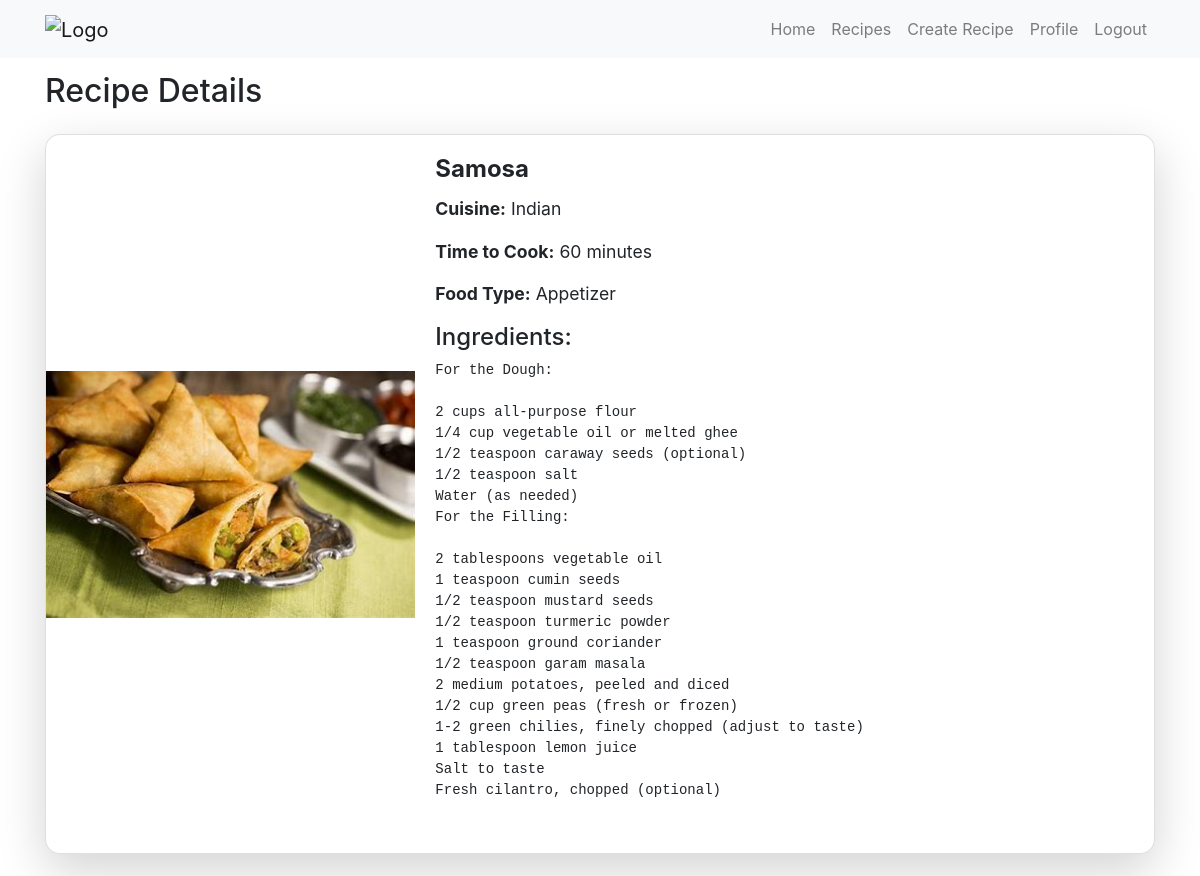
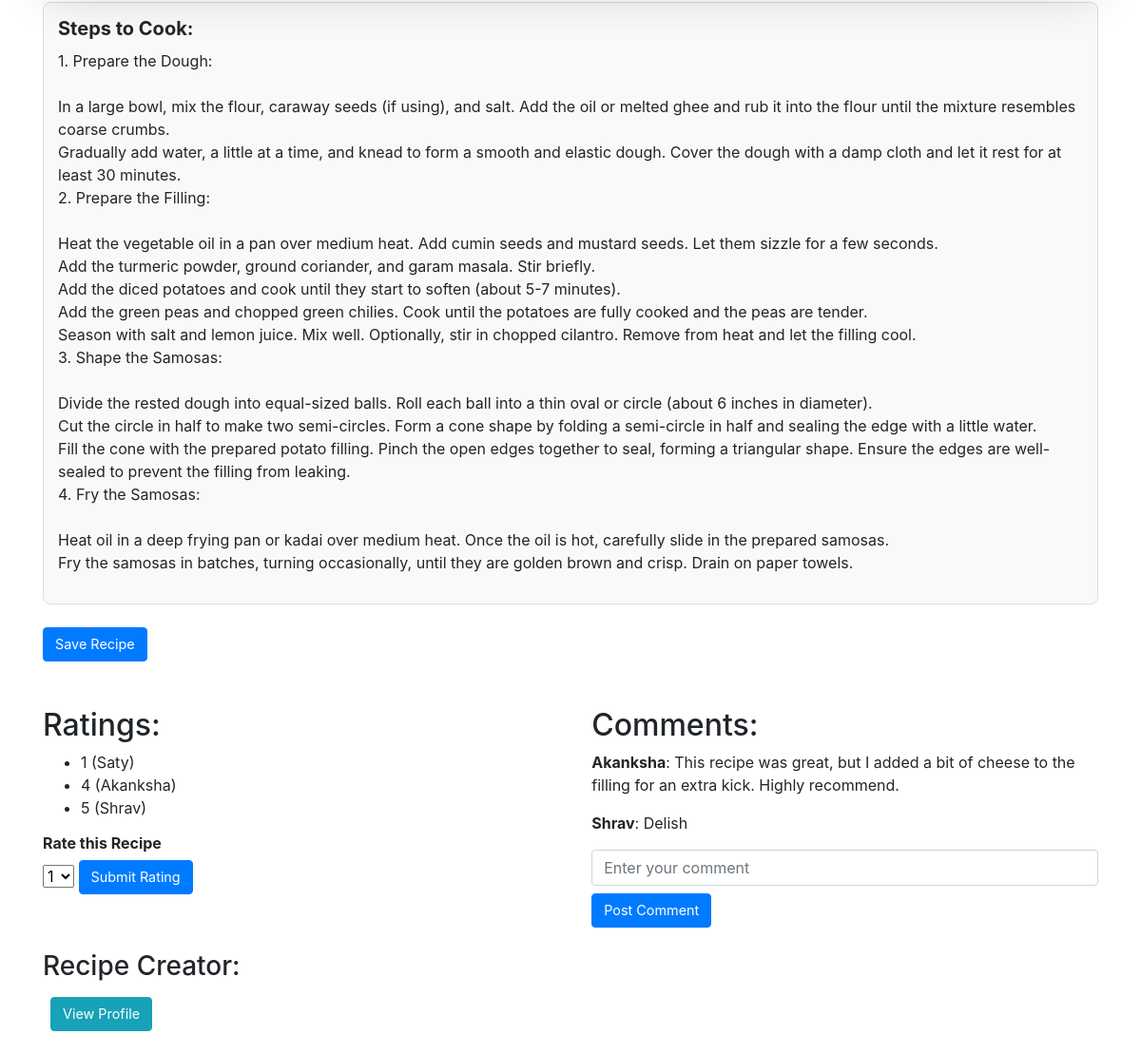
Screenshot of /recipe/recipe-detail/41 (signed in) with the database file from the repository (2 pictures, top to bottom).
### recipe/models.py (models this page shows, shortened)
class RecipeModel(models.Model):
    chef = models.ForeignKey(get_user_model(),on_delete=models.CASCADE,related_name="RecipeModel_chef",null=True,blank=True)
    recipe_name = models.CharField(max_length=200)
    picture = models.ImageField(upload_to='recipes/',blank=True,null=True)
    cuisine = models.CharField(max_length=100, default='Unknown')
    time_to_cook = models.CharField(max_length=100,default=0)
    food_type = models.CharField(max_length=100,default='Unknown')
    description = models.TextField()
    ingredients = models.TextField(blank=True, null=True)
    updated_at = models.DateTimeField(auto_now=True)
    created_at = models.DateTimeField(auto_now_add=True, editable=False)

class RatingModel(models.Model):
    user = models.ForeignKey(get_user_model(), on_delete=models.CASCADE, related_name="RatingModel_user", null=True)
    recipe = models.ForeignKey('RecipeModel', on_delete=models.CASCADE, related_name="RatingModel_recipe", null=True)
    score = models.PositiveIntegerField()
    updated_at = models.DateTimeField(auto_now=True)
    created_at = models.DateTimeField(auto_now_add=True, editable=False)

class CommentModel(models.Model):
    user = models.ForeignKey(get_user_model(), on_delete=models.CASCADE, related_name="CommentModel_user", null=True)
    recipe = models.ForeignKey('RecipeModel', on_delete=models.CASCADE, related_name="comments", null=True)
    comment = models.CharField(max_length=200, null=True, blank=True)
    updated_at = models.DateTimeField(auto_now=True)
    created_at = models.DateTimeField(auto_now_add=True, editable=False)

### recipe/views.py (the view, shortened to what this page needs)
# urls.py: path('recipe-detail/<int:id>',recipe_detail, name='recipe_detail'),
@login_required
def recipe_detail(request, id):
    recipe = get_object_or_404(RecipeModel, id=id)
    creator_username = recipe.chef.username if recipe.chef else None
    user_profile = get_object_or_404(UserProfileModel, user=request.user)
    is_saved = user_profile.saved_recipes.filter(id=id).exists()
    comments = recipe.comments.all()
    ratings = recipe.RatingModel_recipe.all()
    context = {
        'recipe': recipe,
        'creator_username': creator_username,
        'current_user': request.user,
        'is_saved': is_saved,
        'comments': comments,
        'ratings': ratings,
    }
    return render(request, 'recipe_detail.html', context)

### recipe/templates/recipe_detail.html (shortened to what this page needs)
{% extends "base.html" %}
{% block body %}
{% include "navbar.html" %}
<div class="container mt-5 pt-4">
    <h2 class="mb-4">Recipe Details</h2>
    <div class="card mb-4 shadow-lg">
        <div class="row g-0">
            <div class="col-md-4 d-flex justify-content-center align-items-center">
                <img src="{{ recipe.picture.url }}" class="img-fluid rounded-start" style="max-height: 300px; object-fit: cover;" alt="{{ recipe.recipe_name }}">
            </div>
            <div class="col-md-8">
                <div class="card-body">
                    <h3 class="card-title">{{ recipe.recipe_name }}</h3>
                    <p class="card-text"><strong>Cuisine:</strong> {{ recipe.cuisine }}</p>
                    <p class="card-text"><strong>Time to Cook:</strong> {{ recipe.time_to_cook }} minutes</p>
                    <p class="card-text"><strong>Food Type:</strong> {{ recipe.food_type }}</p>
                    <div class="mb-3">
                        <h4>Ingredients:</h4>
                        <pre>{{ recipe.ingredients }}</pre>
                    </div>
                </div>
            </div>
        </div>
    </div>
    <div class="steps-box mb-4">
        <h4>Steps to Cook:</h4>
        <p class="steps-text">{{ recipe.description }}</p>
    </div>
    <div class="d-flex justify-content-between align-items-center mb-3">
        <form method="post" action="{% url 'saved_recipes_view' %}" class="d-inline">
            {% if is_saved %}
                <button type="submit" class="btn btn-danger">Unsave Recipe</button>
            {% else %}
                <button type="submit" class="btn btn-primary">Save Recipe</button>
            {% endif %}
        </form>
    </div>
    <div class="ratings-comments mb-4 mt-5">
        <div class="ratings">
            <h2>Ratings:</h2>
            {% if ratings %}
            <ul>
                {% for rating in ratings %}
                    <li>{{ rating.score }} ({{ rating.user.username }})</li>
                {% endfor %}
            </ul>
        {% else %}
            <p>No ratings yet.</p>
        {% endif %}
            {% if request.user.is_authenticated %}
                {% if request.user != recipe.chef %}
                    <form method="post" class="mt-3">
                        <h3 class="rating-title">Rate this Recipe</h3>
                        <select name="score" class="form-select mb-2">
                            <option value="1">1</option>
                        </select>
                        <button type="submit" name="rating" class="btn btn-primary">Submit Rating</button>
                    </form>
                {% endif %}
            {% else %}
                <p class="alert alert-info">You need to be logged in to rate this recipe.</p>
            {% endif %}
        </div>
        <div class="comments">
            <h2>Comments:</h2>
            {% if comments %}
                {% for comment in comments %}
                <div class="comment-item">
                    <p><strong>{{ comment.user.username }}</strong>: {{ comment.comment }}</p>
                </div>
                {% endfor %}
            {% else %}
            <p>No comments yet.</p>
            {% endif %}
            {% if request.user.is_authenticated %}
                {% if request.user != recipe.chef %}
                    <form method="post" action="{% url 'post_comment' recipe.id %}" class="mt-3">
                        <input type="text" name="comment_content" placeholder="Enter your comment" required class="form-control mb-2">
                        <button type="submit" class="btn btn-primary">Post Comment</button>
                    </form>
                {% endif %}
            {% else %}
                <p class="alert alert-info">You need to be logged in to comment on this recipe.</p>
            {% endif %}
        </div>
    </div>
    {% if creator_username %}
    <div class="mt-4">
        <h3>Recipe Creator:</h3>
        <p>
            <a href="{% url 'profile_view' username=creator_username %}" class="btn btn-info">
                View Profile
            </a>
        </p>
    </div>
    {% endif %}
</div>
{% endblock %}

### recipe/templates/recipe_detail.html (style rules this page uses)
.card { border-radius: 15px; }
.card-title { font-size: 1.5rem; font-weight: bold; }
.card-text { font-size: 1.1rem; }
.btn { font-size: 0.9rem; }
.btn-danger, .btn-success, .btn-info, .btn-warning { margin: 0.5rem; }
.steps-box { border: 1px solid #ddd; padding: 15px; border-radius: 8px; background-color: #f9f9f9; }
.steps-box h4 { font-size: 1.25rem; font-weight: bold; margin-bottom: 10px; }
.steps-text { white-space: pre-wrap; }
.card-body { display: flex; flex-direction: column; }
.card img { max-height: 300px; width: auto; }
.row.g-0 { margin: 0; }
.col-md-4, .col-md-8 { padding: 0; }
.ratings-comments { display: flex; justify-content: space-between; }
.ratings, .comments { width: 48%; }
.form-control, .form-select { margin-bottom: 15px; }
.comment-item { margin-bottom: 10px; }
.rating-title { font-size: 1rem; font-weight: bold; }

### rows the page displays
RecipeModel: picture (picture), recipe_name "Samosa", cuisine "Indian", time_to_cook "60", food_type "Appetizer", ingredients "For the Dough: 2 cups all-purpose flour 1/4 cup vegetable oil or melted ghee 1/2 teaspoon caraway seeds (optional) 1/2 teaspoon salt Water (as needed) For the Filling: 2 tablespoons vegetable oil 1 teaspoon cumin seeds 1/2 teaspoon mustard seeds 1/2 teaspoon turmeric powder 1 teaspoon ground coriander 1/2 teaspoon garam masala 2 medium potatoes, peeled and diced 1/2 cup green peas (fresh or frozen) 1-2 green chilies, finely chopped (adjust to taste) 1 tablespoon lemon juice Salt to taste Fresh cilantro, chopped (optional)", description "1. Prepare the Dough: In a large bowl, mix the flour, caraway seeds (if using), and salt. Add the oil or melted ghee and rub it into the flour until the mixture resembles coarse crumbs. Gradually add water, a little at a time, and knead to form a smooth and elastic dough. Cover the dough with a damp cloth and let it rest for at least 30 minutes. 2. Prepare the Filling: Heat the vegetable oil in a pan over medium heat. Add cumin seeds and mustard seeds. Let them sizzle for a few seconds. Add the turmeric powder, ground coriander, and garam masala. Stir briefly. Add the diced potatoes and cook until they start to soften (about 5-7 minutes). Add the green peas and chopped green chilies. Cook…"
RatingModel: score "1", user.username "Saty"
RatingModel: score "4", user.username "Akanksha"
RatingModel: score "5", user.username "Shrav"
CommentModel: user.username "Akanksha", comment "This recipe was great, but I added a bit of cheese to the filling for an extra kick. Highly recommend."
CommentModel: user.username "Shrav", comment "Delish"
